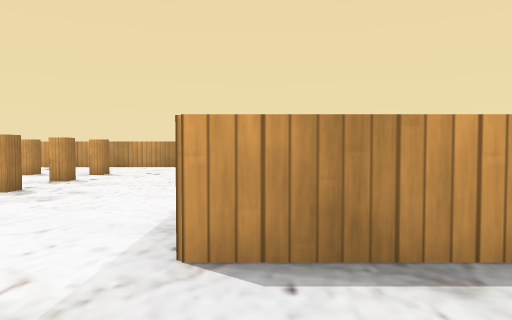
view 1 (above)

24 first-person views from a walk through a robot-simulator world made for Gazebo. The camera is 0.39 m above the floor, tilts 2° down and sees 70° across. The floor is counted in squares, 0.5 m on a side. Each view is taken from the middle of a square. On the plan, view 1 faces up. The plan holds only what a view shows up to about 11 squares ahead; the rest is blank. The place goes on beyond the plan. Simple patterns stand in for the simulator's built-in surfaces.

view 2
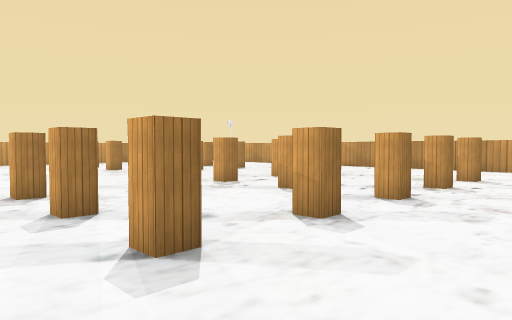

view 3
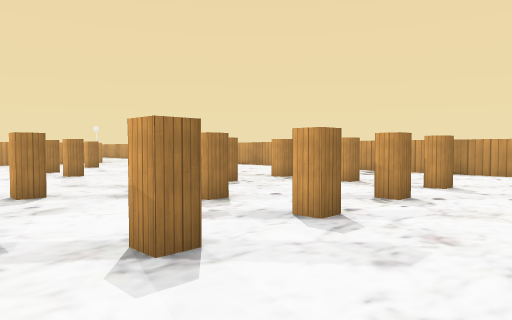

view 4
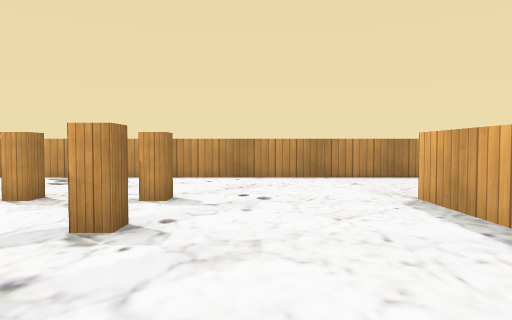

view 5
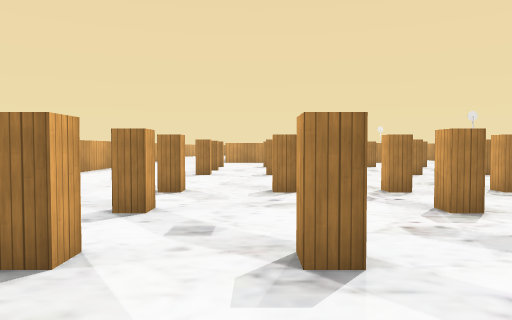

view 6
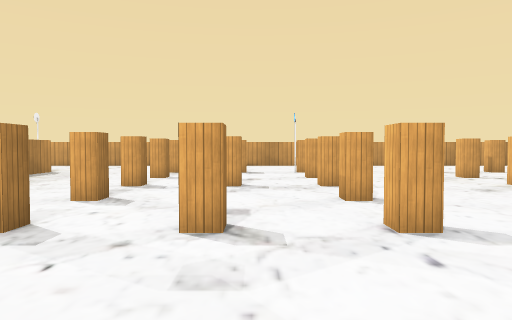

view 7
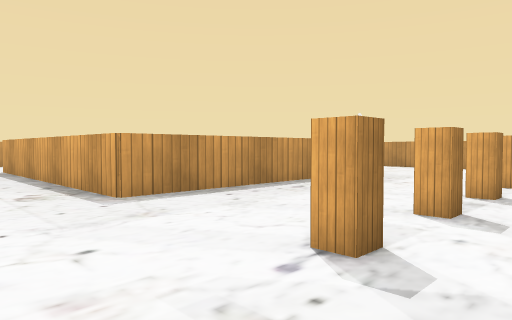

view 8
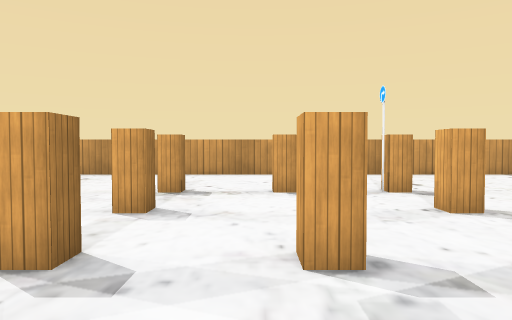

view 9
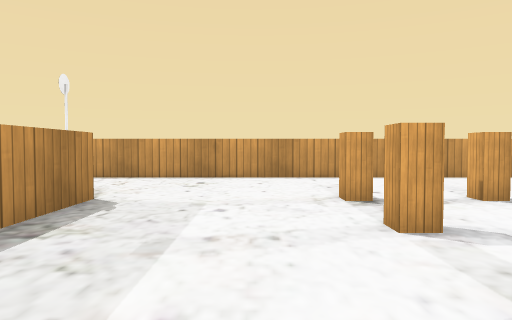

view 10
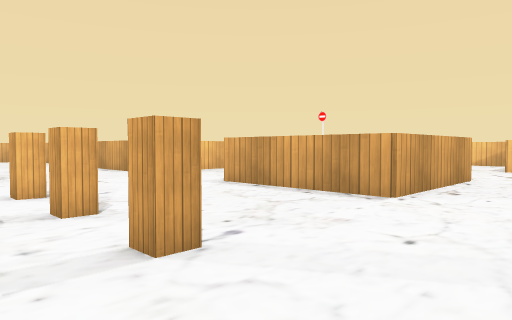

view 11
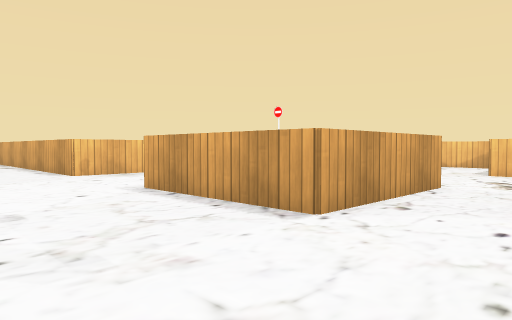

view 12
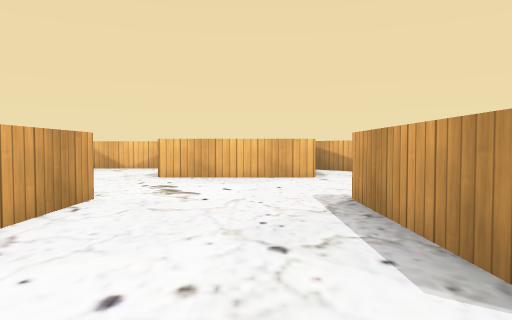

view 13
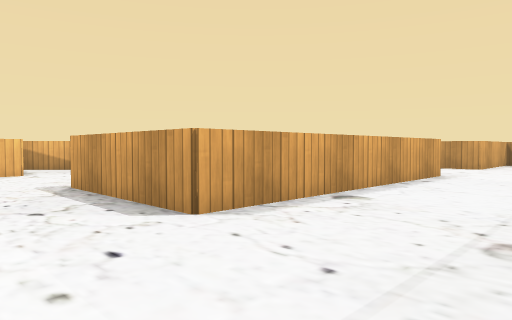

view 14
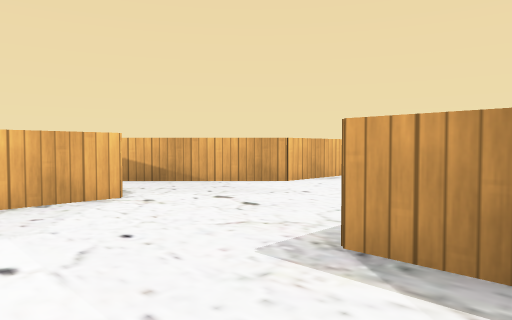

view 15
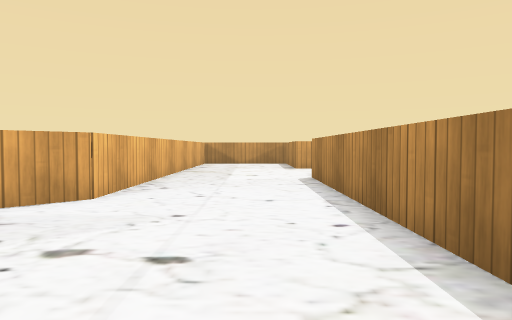

view 16
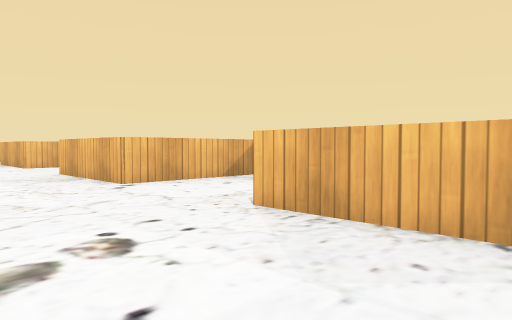

view 17
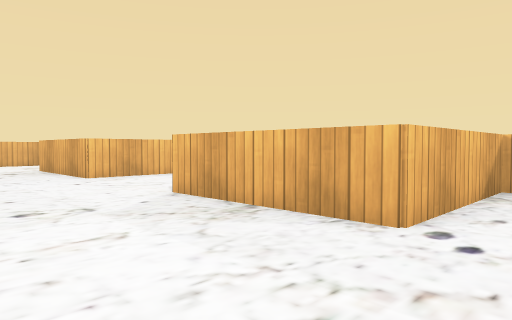

view 18
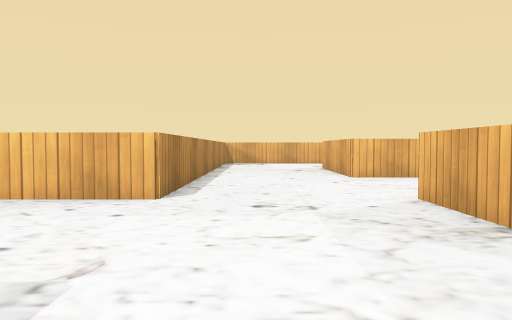

view 19
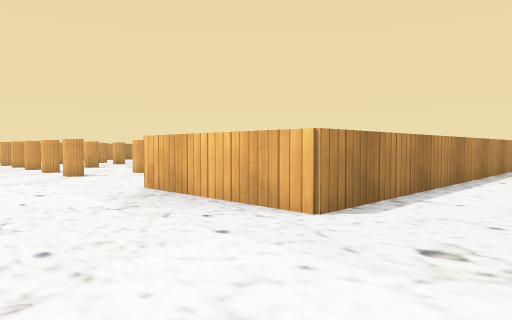

view 20
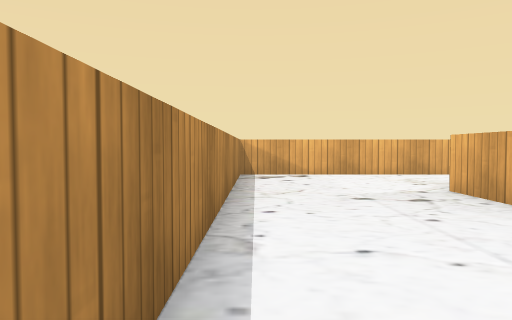

view 21
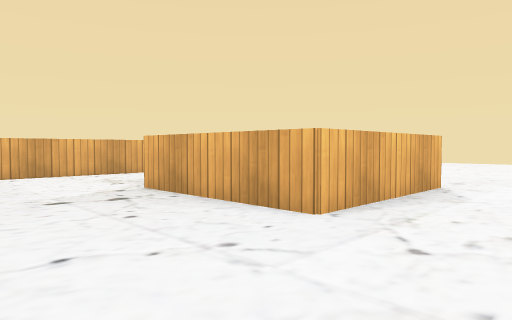

view 22
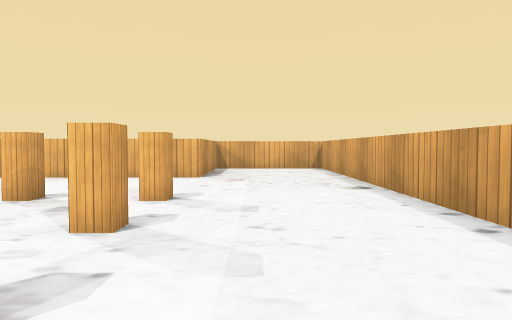

view 23
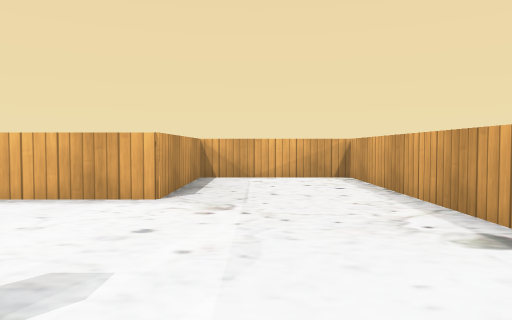

view 24
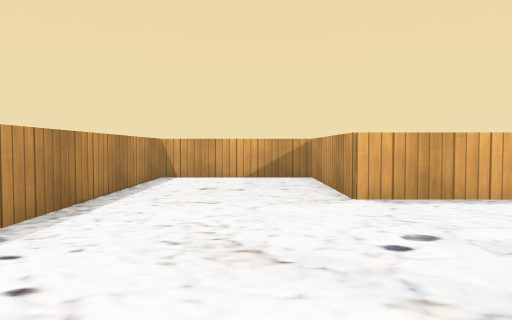

### Floor plan
Points are (right, up) in squares from view 1. A wall is a line through its corners. A room is listed if a view was taken in it or the views show most of it. See-through windows are left out.
Room 1 (views 1, 2, 3, 4, 5, 6, 7, 8, 9, 10, 11, 12, 13, 14, 15, 16, 17, 18, 19, 20, 21, 22, 23, 24)
walls: (-16.6, -5.6) (-16.6, -1.5) (-12.5, -1.5); (-20.5, 9.5) (-20.5, 2.5) (-28.1, 2.5); (-21, -5.6) (-28.5, -5.6); (-20.6, -9.5) (-16.4, -9.5); (-28.5, -1.5) (-20.5, -1.5) (-20.5, -5.6); (-12.6, -13.5) (-12.6, -9.5) (-8.5, -9.5); (-4.6, -13.5) (-4.6, -9.5) (-0.5, -9.5); (-30, -9.5) (-24.5, -9.5) (-21.8, -12.2); (3.4, -11.6) (3.4, -5.6) (-8.5, -5.6) (-8.5, -1.5) (3.4, -1.5) (3.4, 2.5) (-0.5, 2.5) (-0.5, 10.5) (3.4, 10.5) (3.4, 14.4) (-22.2, 14.4)
objects: sign (-21, 10); wooden box (-17, 2) to (-16, 3); wooden box (-17, 4) to (-16, 5); wooden box (-17, 6) to (-16, 7); wooden box (-17, 8) to (-16, 9); wooden box (-17, 10) to (-16, 11); wooden box (-15, 2) to (-14, 3); wooden box (-15, 6) to (-14, 7); wooden box (-15, 10) to (-14, 11); other object (-13, -5); wooden box (-13, 2) to (-12, 3); wooden box (-13, 4) to (-12, 5); wooden box (-13, 6) to (-12, 7); wooden box (-13, 8) to (-12, 9); wooden box (-13, 10); sign (-12, 10); wooden box (-9, 2) to (-8, 3); wooden box (-9, 4) to (-8, 5); wooden box (-9, 6) to (-8, 7); wooden box (-9, 8) to (-8, 9); wooden box (-9, 10) to (-8, 11); wooden box (-7, 2) to (-6, 3); wooden box (-7, 6) to (-6, 7); wooden box (-7, 10) to (-6, 11); wooden box (-5, 2) to (-4, 3); wooden box (-5, 4) to (-4, 5); wooden box (-5, 6) to (-4, 7); wooden box (-5, 8) to (-4, 9); wooden box (-5, 10) to (-4, 11)

Where each view was taken, in squares from view 1:
view 1: 0 up, 0 right, facing up
view 2: 1 up, 2 left, facing up-left
view 3: 3 up, 2 left, facing up-left
view 4: 5 up, 3 left, facing up
view 5: 4 up, 2 left, facing left
view 6: 1 down, 14 left, facing up
view 7: 0 up, 15 left, facing up-left
view 8: 4 up, 15 left, facing up
view 9: 5 up, 18 left, facing up
view 10: 4 up, 19 left, facing down-right
view 11: 2 up, 19 left, facing down-right
view 12: 0 up, 19 left, facing down
view 13: 2 up, 18 left, facing down-left
view 14: 4 down, 18 left, facing down-left
view 15: 7 down, 19 left, facing left
view 16: 6 down, 20 left, facing down-right
view 17: 6 down, 14 left, facing down-right
view 18: 7 down, 14 left, facing right
view 19: 8 down, 12 left, facing up-right
view 20: 6 down, 7 left, facing right
view 21: 6 down, 7 left, facing down-right
view 22: 1 up, 10 left, facing right
view 23: 1 up, 6 left, facing right
view 24: 12 up, 6 left, facing right
